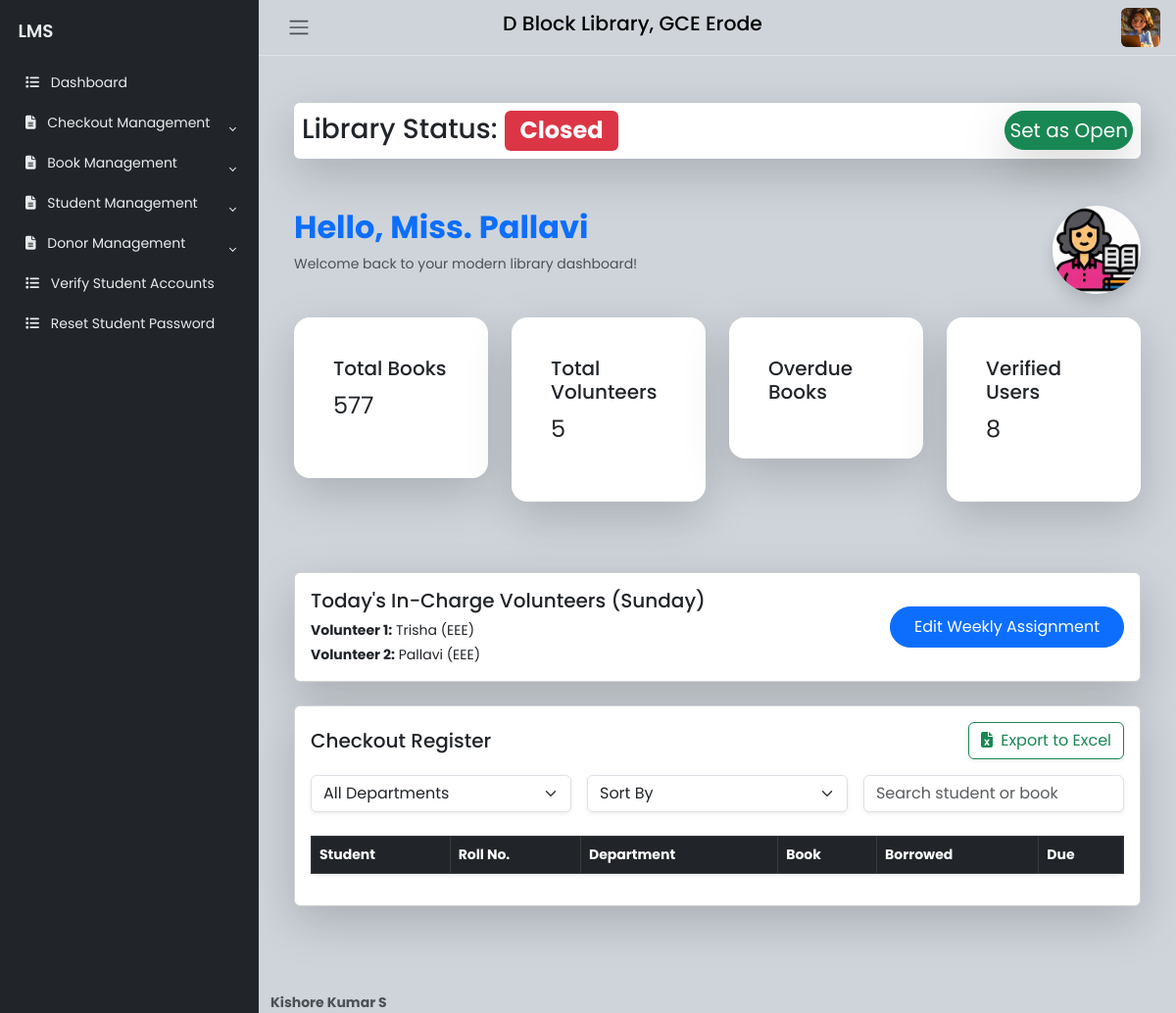
The app's page /dashboard (signed in) with its own data.
### website/models.py (models this page shows, shortened)
class User(db.Model, UserMixin):
    __tablename__ = 'user'
    id = Column(Integer, primary_key=True)
    email = Column(String(150), unique=True, nullable=False)
    role = Column(String(50), nullable=False)
    password = Column(String(150), nullable=False)
    name = Column(String(150), nullable=False)
    roll_number = Column(Integer, unique=True, nullable=True)
    phone_number = Column(String(20), nullable=True)
    department = Column(String(150), nullable=True)
    year_of_graduation = Column(Integer, nullable=True)
    is_verified = Column(Boolean, default=False)
    created_at = Column(DateTime, default=lambda: datetime.now(timezone.utc), nullable=True)
    verified_at = Column(DateTime, nullable=True)
    rejected_at = Column(DateTime, nullable=True)
    deleted = Column(Boolean, default=False)
    profile_picture_url = Column(String(255), nullable=True)
    books = relationship('Book', back_populates='student')
    borrowed_books = relationship('BorrowedBook', back_populates='student')

class VolunteerAssignment(db.Model):
    __tablename__ = 'volunteer_assignment'
    id = db.Column(db.Integer, primary_key=True)
    day = db.Column(db.String(10), nullable=False)  # e.g., "Monday", "Tuesday"
    volunteer1_id = db.Column(db.Integer, db.ForeignKey('user.id'), nullable=False)
    volunteer2_id = db.Column(db.Integer, db.ForeignKey('user.id'), nullable=False)
    volunteer1 = db.relationship('User', foreign_keys=[volunteer1_id])
    volunteer2 = db.relationship('User', foreign_keys=[volunteer2_id])
    created_at = db.Column(db.DateTime, default=datetime.utcnow)
    __table_args__ = (
        db.UniqueConstraint('day', name='uq_volunteer_assignment_day'),
    )

### website/veiws.py (the view)
@views.route('/home')
@views.route('/dashboard')
@login_required
def home():
    try:
        email = current_user.email
        user = User.query.filter_by(email=email).first()
        if not user:
            flash("User not found.", "danger")
            return redirect(url_for('auth.logout'))
        library_status = LibraryStatus.query.first()
        is_library_open = library_status.is_open if library_status else True
        if user.role == "Student":
            naam = user.name
            user_id = user.id
            borrowed_books = BorrowedBook.query.filter_by(student_id=user_id).all()
            total_checked_out_books = len(borrowed_books)
            last_week = datetime.now() - timedelta(days=7)
            popular_books = db.session.query(
                Book, func.count(BorrowedBook.id).label('borrow_count')
            ).join(BorrowedBook, Book.id == BorrowedBook.book_id) \
             .filter(BorrowedBook.borrowed_date >= last_week) \
             .group_by(Book.id) \
             .order_by(func.count(BorrowedBook.id).desc()).limit(4).all()
            new_arrivals = Book.query.filter(Book.added_at >= last_week) \
                                     .order_by(Book.added_at.desc()).limit(4).all()
            nearest_due_book = None
            days_until_next_due = None
            if borrowed_books:
                nearest_due_book = min(borrowed_books, key=lambda b: b.due_date)
                days_until_next_due = (nearest_due_book.due_date - datetime.now()).days
            today_day = datetime.now().strftime("%A")
            today_assignment = VolunteerAssignment.query.filter_by(day=today_day).first()
            today_volunteers = []
            if today_assignment:
                today_volunteers = [today_assignment.volunteer1, today_assignment.volunteer2]
            logger.info("Student dashboard loaded successfully.")
            return render_template(
                'StuDashboard.html',
                naam=naam,
                new_arrivals=new_arrivals,
                popular_books=popular_books,
                nearest_due_book=nearest_due_book,
                total_checked_out_books=total_checked_out_books,
                days_until_next_due=days_until_next_due,
                library_status=is_library_open,
                today_volunteers=today_volunteers  # Pass today's volunteers to the template
            )
        elif user.role in ["Librarian", "Volunteer"]:
            naam = current_user.name
            today_day = datetime.now().strftime("%A")
            today_date = datetime.now().date()
            all_volunteers = User.query.filter_by(role='Volunteer').all()
            DEPARTMENTS = ["CSE", "IT", "ECE", "EEE", "MECH", "CIVIL", "AUTO"]
            selected_dept = request.args.get('department')
            sort_by = request.args.get('sort')
            if selected_dept:
                filtered_volunteers = [v for v in all_volunteers if v.department == selected_dept]
            else:
                filtered_volunteers = all_volunteers
            assignment = VolunteerAssignment.query.options(joinedload(VolunteerAssignment.volunteer1),joinedload(VolunteerAssignment.volunteer2)).filter_by(day=today_day).first()
            if assignment:
                today_volunteers = [assignment.volunteer1, assignment.volunteer2]
            else:
                today_volunteers = []
            if assignment:
                print(f"[DEBUG] Assignment for {today_day}:")
                print(f" - Volunteer 1: {assignment.volunteer1.name if assignment.volunteer1 else 'None'}")
                print(f" - Volunteer 2: {assignment.volunteer2.name if assignment.volunteer2 else 'None'}")
            else:
                print(f"[DEBUG] No assignment found for {today_day}")
            borrowed_query = BorrowedBook.query.join(User, BorrowedBook.student_id == User.id)
            if selected_dept in DEPARTMENTS:
                borrowed_query = borrowed_query.filter(User.department == selected_dept)
            if sort_by == 'due_asc':
                borrowed_query = borrowed_query.order_by(BorrowedBook.due_date.asc())
            else:
                borrowed_query = borrowed_query.order_by(BorrowedBook.borrowed_date.desc())
            borrowed_books = borrowed_query.all()
            total_students = User.query.filter_by(role='Student').count()
            verified_students = User.query.filter_by(role='Student', is_verified=True).count()
            verified_volunteers = User.query.filter_by(role='Volunteer', is_verified=True).count()
            total_verified_users = verified_students+verified_volunteers
            pending_verifications = User.query.filter_by(role='Student', is_verified=False).count()
            total_volunteers = User.query.filter_by(role='Volunteer').count()
            total_available_books = Book.query.filter(Book.quantity > 0).count()
            total_checked_out_books = len(borrowed_books)
            last_week = datetime.now() - timedelta(days=7)
            new_arrivals = Book.query.filter(Book.added_at >= last_week)\
                                     .order_by(Book.added_at.desc()).limit(4).all()
            overdue_books_count = sum(
                1 for b in borrowed_books if b.due_date.replace(tzinfo=timezone.utc) < datetime.now(timezone.utc)
            )
            weekdays = ['Monday', 'Tuesday', 'Wednesday', 'Thursday', 'Friday', 'Saturday', 'Sunday']
            weekly_assignment = {
                day: VolunteerAssignment.query.filter_by(day=day).first()
                for day in weekdays
            }
            logger.info("Librarian/Volunteer dashboard loaded successfully.")
            return render_template(
                'LibDashboard.html',
                naam=naam,
                total_students=total_students,
                verified_students=verified_students,
                pending_verifications=pending_verifications,
                new_arrivals=new_arrivals,
                total_volunteers=total_volunteers,
                total_verified_users=total_verified_users,
                total_available_books=total_available_books,
                total_checked_out_books=total_checked_out_books,
                borrowed_books=borrowed_books,
                overdue_books_count=overdue_books_count,
                today_volunteers=today_volunteers,
                departments=DEPARTMENTS,
                selected_department=selected_dept,
                selected_sort=sort_by,
                library_status=is_library_open,
                current_date=today_date,
                weekly_assignment=weekly_assignment,
                weekdays=weekdays,
                volunteers=all_volunteers,
                today=today_day
            )
        elif user.role == "Admin":
            return render_template('MADashboard.html', naam=user.name)
        else:
            return render_template('error.html', error_message='User role not recognized.')
    except Exception as e:
        logger.error(f"[ERROR] Exception in home(): {e}")
        return render_template('error.html', error_message='Something went wrong!')

### website/templates/LibDashboard.html (shortened to what this page needs)
{% extends "LibrarianHome.html" %}
{% block Main %}
<main class="content px-4 py-5">
    <div class="container-fluid">
        <div class="row mb-4 animate__animated animate__fadeInDown">
            <div class="col-12">
                <div class="card shadow-lg border-0 rounded-2 p-2 d-flex flex-row justify-content-between align-items-center bg-gradient-stat">
                    <h5 class="text-body mb-0 fs-3">Library Status:
                        <span class="badge {{ 'bg-success' if library_status else 'bg-danger' }} fs-4">
                            {{ 'Open' if library_status else 'Closed' }}
                        </span>
                    </h5>
                    <form method="POST" action="{{ url_for('views.toggle_library_status') }}">
                        <button type="submit" class="btn {{ 'btn-danger' if library_status else 'btn-success' }} btn-lg shadow-lg rounded-pill px-1 py-1">
                            Set as {{ 'Closed' if library_status else 'Open' }}
                        </button>
                    </form>
                </div>
            </div>
        </div>
        <div class="d-flex flex-column flex-md-row justify-content-between align-items-center mb-4 animate__animated animate__fadeInDown">
            <div>
                <h2 class="fw-bold text-gradient text-primary">Hello, Miss. {{ current_user.name }}</h2>
                <p class="text-muted">Welcome back to your modern library dashboard!</p>
            </div>
            <img src="{{ url_for('static', filename='img/librarian.jpg') }}" alt="Librarian" class="rounded-circle shadow" style="max-width: 90px;">
        </div>
        <div class="row mb-4 animate__animated animate__fadeInUp">
            <div class="col-md-3 col-sm-6 mb-4">
                <div class="card shadow-lg border-0 rounded-4 p-4 bg-gradient-stat">
                    <div class="card-body">
                        <h5 class="card-title text-body">Total Books</h5>
                        <p class="fs-4 text-body">{{ total_available_books }}</p>
                    </div>
                </div>
            </div>
            <div class="col-md-3 col-sm-6 mb-4">
                <div class="card shadow-lg border-0 rounded-4 p-4 bg-gradient-stat">
                    <div class="card-body">
                        <h5 class="card-title text-body">Total Volunteers</h5>
                        <p class="fs-4 text-body">{{ total_volunteers }}</p>
                    </div>
                </div>
            </div>
            <div class="col-md-3 col-sm-6 mb-4">
                <div class="card shadow-lg border-0 rounded-4 p-4 bg-gradient-stat">
                    <div class="card-body">
                        <h5 class="card-title text-body">Overdue Books</h5>
                    </div>
                </div>
            </div>
            <div class="col-md-3 col-sm-6 mb-4">
                <div class="card shadow-lg border-0 rounded-4 p-4 bg-gradient-stat">
                    <div class="card-body">
                        <h5 class="card-title text-body">Verified Users</h5>
                        <p class="fs-4 text-body">{{ total_verified_users }}</p>
                    </div>
                </div>
            </div>
        </div>
        <div class="card shadow-lg mb-4 animate__animated animate__fadeInUp">
            <div class="card-body d-flex justify-content-between flex-column flex-md-row align-items-md-center gap-3">
                <div>
                    <h5 class="card-title mb-2">Today's In-Charge Volunteers ({{ today }})</h5>
                    {% set today_assignment = weekly_assignment[today] if today in weekly_assignment else None %}
                    {% if today_assignment %}
                        <p class="mb-1"><strong>Volunteer 1:</strong> {{ today_assignment.volunteer1.name }} ({{ today_assignment.volunteer1.department }})</p>
                        <p class="mb-0"><strong>Volunteer 2:</strong> {{ today_assignment.volunteer2.name }} ({{ today_assignment.volunteer2.department }})</p>
                    {% else %}
                        <p class="text-muted">No volunteers assigned for today.</p>
                    {% endif %}
                </div>
                <button class="btn btn-primary rounded-pill px-4 py-2" data-bs-toggle="modal" data-bs-target="#editVolunteerModal">
                    Edit Weekly Assignment
                </button>
            </div>
        </div>
        <div class="card shadow-lg mb-4 animate__animated animate__fadeInUp">
            <div class="card-body">
                <div class="d-flex flex-column flex-md-row justify-content-between align-items-center mb-3 gap-3">
                    <h5 class="mb-0">Checkout Register</h5>
                    <a href="{{ url_for('views.export_checkout_register_excel') }}" class="btn btn-outline-success shadow-sm">
                        <i class="fas fa-file-excel me-1"></i> Export to Excel
                    </a>
                </div>
                <form method="GET" class="row g-3 mb-4">
                    <div class="col-md-4">
                        <select name="department" class="form-select shadow-sm" onchange="this.form.submit()">
                            <option value="">All Departments</option>
                        </select>
                    </div>
                    <div class="col-md-4">
                        <select name="sort" class="form-select shadow-sm" onchange="this.form.submit()">
                            <option value="">Sort By</option>
                        </select>
                    </div>
                    <div class="col-md-4">
                        <input type="text" id="searchInput" class="form-control shadow-sm" placeholder="Search student or book">
                    </div>
                </form>
                <div class="table-responsive">
                    <table id="checkoutTable" class="table table-bordered table-hover table-striped align-middle text-nowrap shadow-sm rounded-3">
                        <thead class="table-dark">
                            <tr>
                                <th>Student</th>
                                <th>Roll No.</th>
                                <th>Department</th>
                                <th>Book</th>
                                <th>Borrowed</th>
                                <th>Due</th>
                            </tr>
                        </thead>
                    </table>
                </div>
            </div>
        </div>
    </div>
</main>
{% endblock %}

### website/static/css/BaseFormat.css (style rules this page uses)
body { font-family: 'Poppins', sans-serif; font-size: 0.875rem; opacity: 1; overflow-y: scroll; margin: 0; }
a { cursor: pointer; text-decoration: none; font-family: 'Poppins', sans-serif; }
.content { flex: 1; max-width: 100vw; width: 100vw; }
@media (min-width:768px) { .content { max-width: auto; width: auto; } }
.card { box-shadow: 0 0 .875rem 0 rgba(34, 46, 60, .05); margin-bottom: 24px; }

### records on screen
User: name "Pallavi", volunteer2.name "Pallavi", volunteer2.department "EEE"
VolunteerAssignment: day "Sunday"
User: volunteer1.name "Trisha", volunteer1.department "EEE"

### other values on screen
{{ 'Open' if library_status else 'Closed' }} "Closed"
{{ 'Closed' if library_status else 'Open' }} "Open"
{{ total_available_books }} "577"
{{ total_volunteers }} "5"
{{ total_verified_users }} "8"
